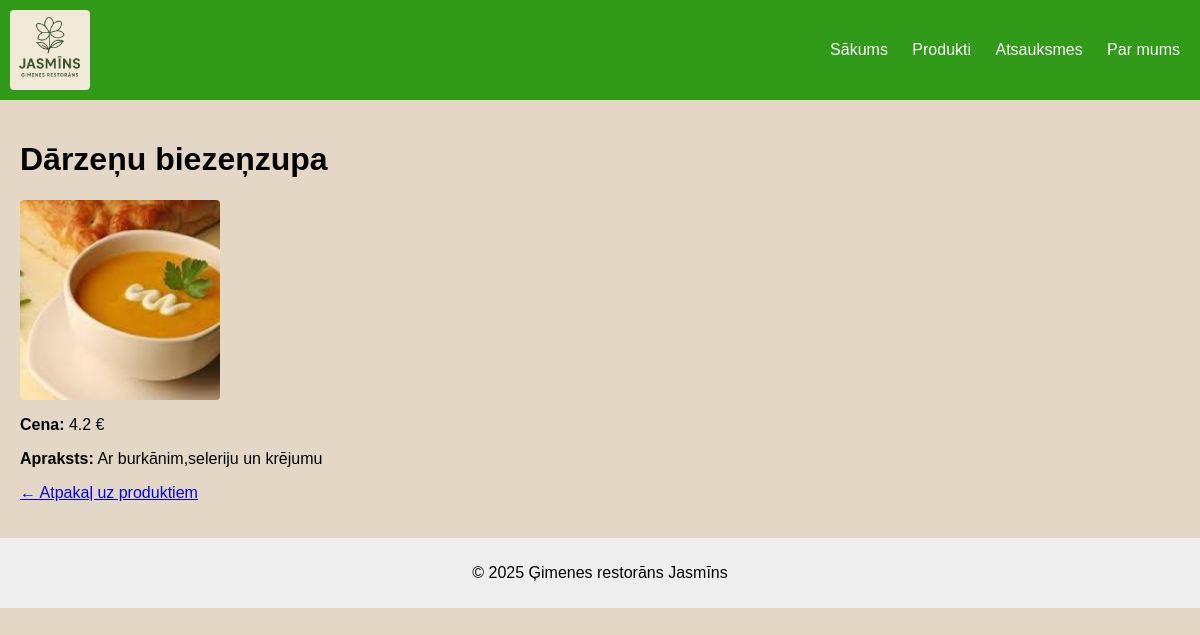
Page /produkti/2 on the committed database.
### tables this page shows
CREATE TABLE menu_items (
	id INTEGER NOT NULL PRIMARY KEY AUTOINCREMENT,
	name TEXT NOT NULL,
	description TEXT NOT NULL,
	price INTEGER NOT NULL
, image TEXT, category_id INTEGER REFERENCES categories(id));

### app.py (the view)
@app.route("/produkti/<int:product_id>")
def products_show(product_id):
    conn = get_db_connection()
    product = conn.execute("SELECT * FROM menu_items WHERE id = ?", (product_id,)).fetchone()
    conn.close()
    if product is None:
        return "<h1>Produkts nav atrasts!</h1>", 404
    return render_template("products_show.html", product=product)

### app.py (called while the page is built)
def get_db_connection():
    db = Path(__file__).parent / "edienkarte.db"
    conn = sqlite3.connect(db)
    conn.row_factory = sqlite3.Row
    return conn

### templates/products_show.html (shortened to what this page needs)
{% extends "base.html" %}
{% block content %}
<h1>{{ product['name'] }}</h1>
<img src="{{ url_for('static', filename='images/products/' ~ product['image']) }}"
     alt="{{ product['name'] }}" class="product-image">
<p><strong>Cena:</strong> {{ product['price'] }} €</p>
<p><strong>Apraksts:</strong> {{ product['description'] }}</p>
<p><a href="{{ url_for('products') }}">← Atpakaļ uz produktiem</a></p>
{% endblock %}

### static/style.css (style rules this page uses)
body { font-family: Arial, sans-serif; background-color: #e4d7c6; color: #000000; margin: 0; padding: 0; }
img { width: 200px; height: 200px; object-fit: cover; display: block; border-radius: 4px; }

### rows in the picture
menu_items: name "Dārzeņu biezeņzupa", image (picture), price "4.2", description "Ar burkānim,seleriju un krējumu"

### other values in the picture
{{ 2025 }} "2025"
